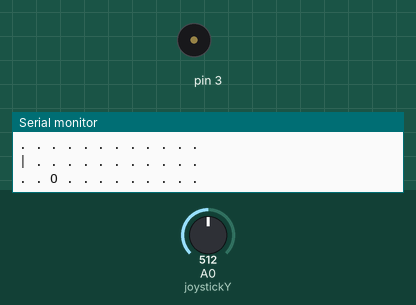
Recording of a sketch running on a simulated Arduino Uno, built with avr-gcc and run on an emulated ATmega328P. Shown: buzzer (waves = sounding), the last lines printed to the serial monitor. The test bench sets the inputs (shaded band); at power-on: A0 (joystickY) = 512. At 20.3 s the program stops and its outputs stay as they are.

Above: at 1.7 s.
1.8 s: A0 (joystickY) set to 492
4.3 s: A0 (joystickY) set to 584
7.2 s: A0 (joystickY) set to 614
At 21.3 s:
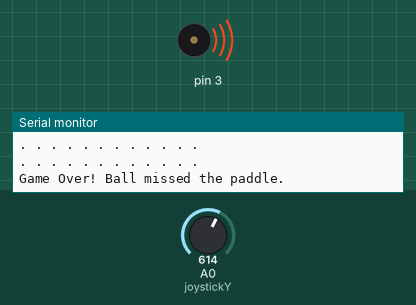
Timing chart, 0 to 21.8 s (numbered marks = the images above; inputs shaded):
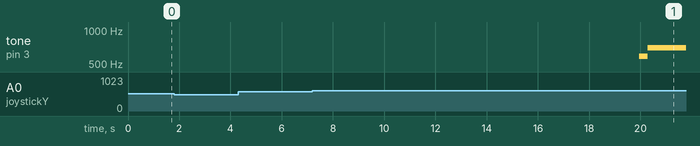

The sketch:

BlueprintPong_TextBased_.ino
```cpp
const int boardRows = 4;  // 4 rows in the grid
const int boardCols = 12; // 12 columns in the grid

int currentRow = 2;  // Start at the middle row
int currentCol = 1;  // Start near the leftmost column
int directionX = 1;  // Ball moves to the right initially
int directionY = 1;  // Ball moves diagonally down initially

const int joystickY = A0; // Y-axis (controls paddle movement)

int paddleRow = 2; // Paddle starts in the middle
const int paddleCol = 0; // Paddle is always in the leftmost column
// int buzzerPin = 3;

void setup() {
  Serial.begin(9600);
  Serial.println("Pong Game Starting...");
  pinMode(joystickY, INPUT);
}

void printBoard() {
  Serial.println("\n\n");

  for (int row = 0; row < boardRows; row++) {
    for (int col = 0; col < boardCols; col++) {
      if (row == currentRow && col == currentCol) {
        Serial.print("O ");  // Ball
      } else if (col == paddleCol && row == paddleRow) {
        Serial.print("| ");  // Paddle (1-row height)
      } else {
        Serial.print(". ");
      }
    }
    Serial.println();
  }
}

void movePaddle() {
  int joystickValue = analogRead(joystickY);

  if (joystickValue > 600 && paddleRow > 0) {
    paddleRow--;  // Move up
  }
  if (joystickValue < 500 && paddleRow < boardRows - 1) {
    paddleRow++;  // Move down
  }
}

void noise(){
  tone(3,440,1000);
}

void loop() {
  movePaddle();  // Update paddle position
  printBoard();  // Print the board

  // Move the ball
  currentCol += directionX;
  currentRow += directionY;

  // Check if ball is moving past the left wall (Game Over condition)
  if (currentCol < 0) {
    Serial.println("Game Over! Ball missed the paddle.");
    tone(3,587,2000);
    delay(333);
    tone(3,659,1334);
    tone(3,698,668);
    while (true);  // Stop game
  }

  // Ball collision with left wall (paddle area)
  if (currentCol == paddleCol && currentRow == paddleRow) {
    directionX = 1;  // Ball bounces off paddle
    currentCol = 1;  // Ensure it doesn't overlap with paddle
    tone(3,440,2000);
    delay(333);
    tone(3,554,1334);
    tone(3,659,668);
  }

  // Ball collision with right wall
  if (currentCol >= boardCols - 1) {
    directionX = -1;
  }

  // Ball collision with top and bottom walls
  if (currentRow <= 0 || currentRow >= boardRows - 1) {
    directionY = -directionY;
  }

  delay(900);

}
```

Measured:
- the behaviour switches between 600 and 601 on A0 (joystickY) (found by bisection; images 0 and 1)
